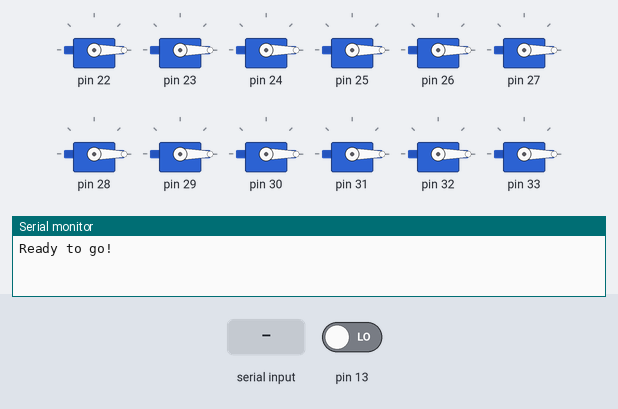
The sketch below on a simulated Arduino Mega 2560, built with avr-gcc and run on an emulated ATmega2560. On the bench: 12 × servo, the last lines printed to the serial monitor. The inputs (shaded band) are chosen by the test bench; at power-on: pin 13 LOW.

Above: at 1.2 s.
1.3 s: byte 30 received over Serial
At 2.5 s:
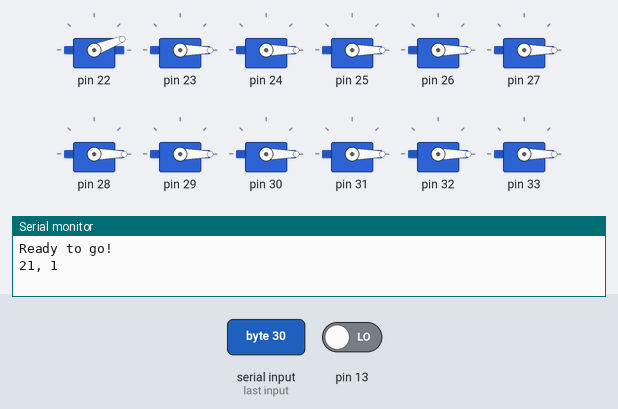
2.8 s: byte 90 received over Serial
At 3.9 s:
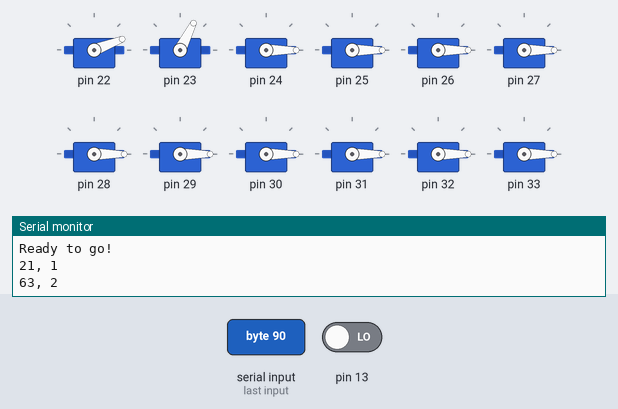
4.3 s: byte 120 received over Serial
At 5.0 s:
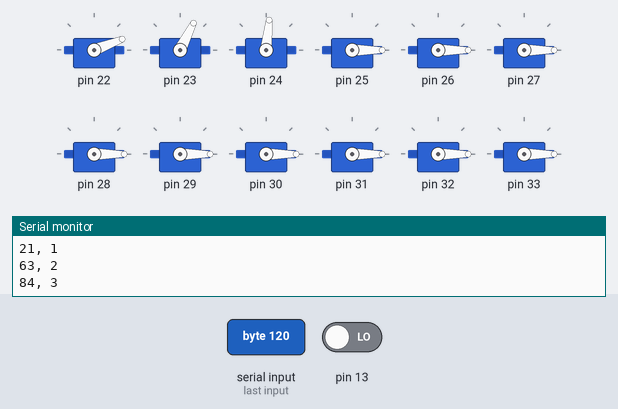
5.8 s: byte 30 received over Serial
At 6.1 s:
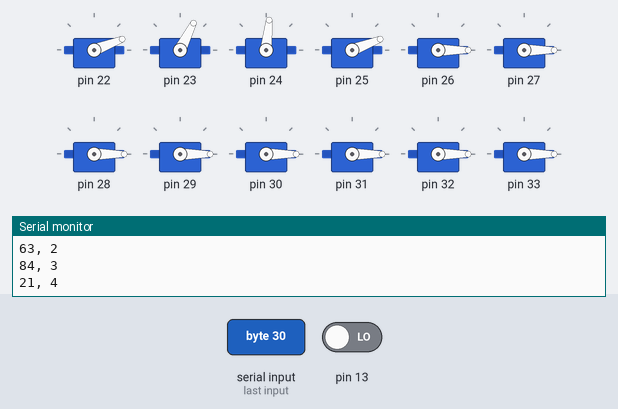
7.3 s: byte 90 received over Serial
At 8.5 s:
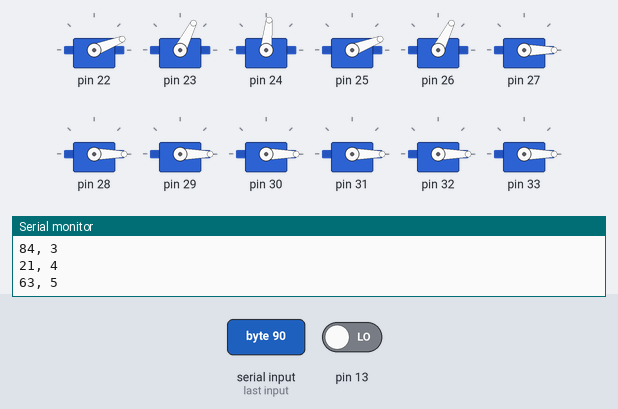
8.8 s: byte 120 received over Serial
At 9.6 s:
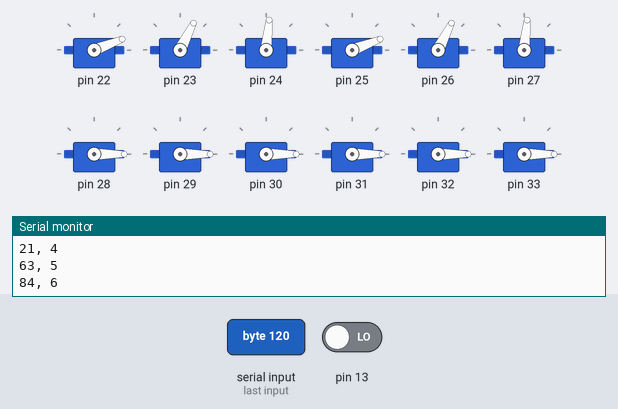
Timing chart, 0 to 11.3 s (numbered marks = the images above; inputs shaded):
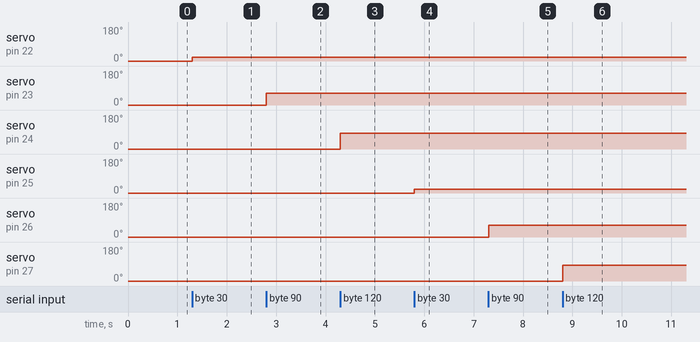

The sketch:

_9servos.ino
```cpp
  #include <Servo.h>

  const byte servoCount = 26;
  Servo servo[servoCount];

  const int initpos = 0;

  void setup(){
  Serial.begin(9600);
  Serial.println("Ready to go!");

  // attach servos
  servo[1].attach(22);
  servo[2].attach(23);
  servo[3].attach(24);
  servo[4].attach(25);
  servo[5].attach(26);
  servo[6].attach(27);
  servo[7].attach(28);
  servo[8].attach(29);
  servo[9].attach(30);
  servo[10].attach(31);
  servo[11].attach(32);
  servo[12].attach(33);
  servo[13].attach(34);
  servo[14].attach(35);
  servo[15].attach(36);
  servo[16].attach(37);
  servo[17].attach(38);
  servo[18].attach(39);
  servo[19].attach(40);
  servo[20].attach(41);
  servo[21].attach(42);
  servo[22].attach(43);
  servo[23].attach(44);
  servo[24].attach(45);
  servo[25].attach(46);

    for (byte servoindex = 1; servoindex < servoCount+1; servoindex++)
  {
      servo[servoindex].write(initpos);
  }

  }

  void loop(){
  byte index = 1;

  while(true)
  {
    if(Serial.available() > 0)
    {
      digitalWrite(13, !digitalRead(13));
      byte serv_pos = Serial.read();
      serv_pos = map(serv_pos, 0, 255, 0, 180);
      Serial.print(serv_pos);
      Serial.print(", ");
      Serial.println(index);
      servo[index].write(serv_pos);
      index = index + 1;

      }

    }
  }
```

Measured:
- after the input at 1.3 s, servo on pin 22: 0° → 21° at once
- after the input at 2.8 s, servo on pin 23: 0° → 63° at once
- after the input at 4.3 s, servo on pin 24: 0° → 84° at once
- after the input at 5.8 s, servo on pin 25: 0° → 21° at once
- after the input at 7.3 s, servo on pin 26: 0° → 63° at once
- after the input at 8.8 s, servo on pin 27: 0° → 84° at once
